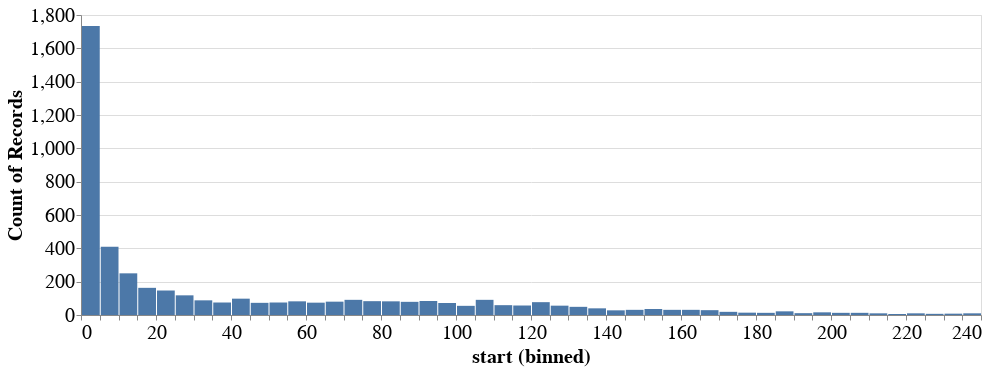

The code cell stored with this chart in its notebook:
### Markdown cell above
## Realistic user count

A lot of people might log in a few times to the JupyterHub to check it out, and then never really come back. We should avoid counting those as 'users' when doing our cost analysis. 

We can cut off outliers at the 99th percentile and plot a histogram to see how most people use the hub

### Code cell
outlier_cutoff = user_starts_count.quantile(0.99)
alt.Chart(user_starts_count[user_starts_count['start'] < outlier_cutoff['start']], width=900).mark_bar().encode(
    alt.X('start', bin=alt.BinParams(maxbins=100)),
    y='count()'
)

### Figure 1 — Vega-Lite specification as saved in the notebook (floating-point values rounded to 4 significant figures; data arrays with more than 128 entries replaced by an {"elided": "..."} marker saying what was removed)
{"$schema": "https://vega.github.io/schema/vega-lite/v2.6.0.json", "config": {"axis": {"labelFontSize": 20, "titleFontSize": 20}}, "data": {"name": "data-36f81797ce587287228d0dbe0b847876"}, "datasets": {"data-36f81797ce587287228d0dbe0b847876": {"elided": "4799 records"}}, "encoding": {"x": {"bin": {"maxbins": 100}, "field": "start", "type": "quantitative"}, "y": {"aggregate": "count", "type": "quantitative"}}, "mark": "bar", "width": 900}
